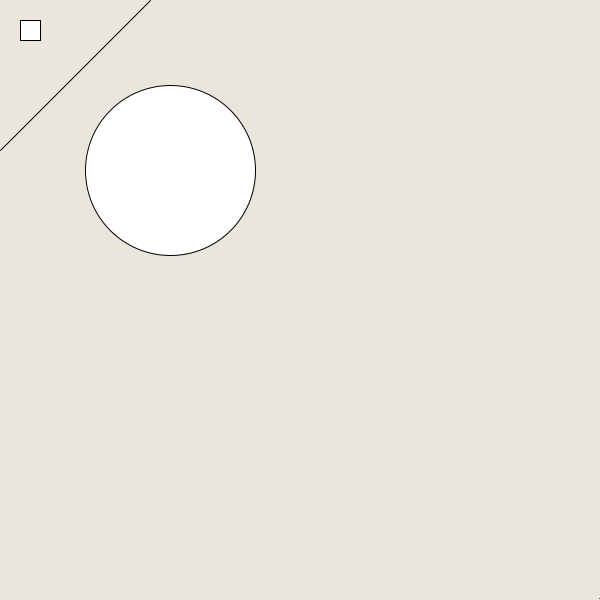
Frame 1 (no input)
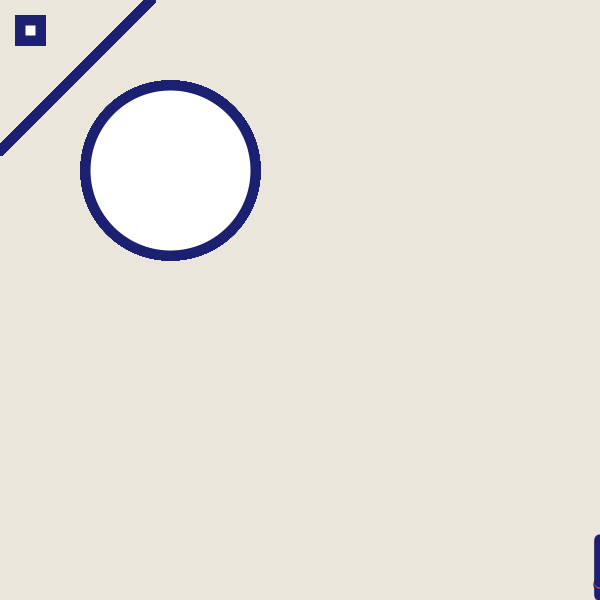
Frame 60 (the mouse pressed at the canvas centre just before this capture)
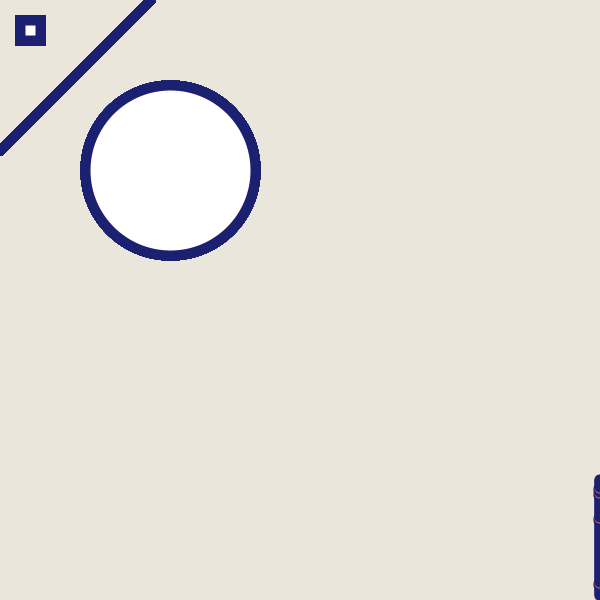
Frame 120 (the mouse held since frame 60 and released just before this capture)

The Processing sketch that drew these frames (run headless with seeded random() and noise(); from frame 60 on, the mouse is pressed at the canvas centre):

// Processing sketch: processing_83149
// ── processing_83149.pde

//les fonctions qui vont nous servire dans ce programme : la direction, la vitesse, les coordonnées des points, et le changement de direction

float direction = 1;
PVector speed = new PVector(0, 9);
float pointX;
float pointY;
float change;

//taille de la fenêtre et couleur de l'arrière plan

void setup() {
  size(600, 600);
  background(#EBE6DC);
}

void draw() {

  //éléments du décor
  line(0, 150, 150, 0);
  rect(20, 20, 20, 20);
  ellipse(170, 170, 170, 170);

  stroke(#1B2070);

  change = round(random(1, 10)); //8 directions possibles
  if (change ==10) {
    direction = round(random(60)); //8 chances sur 60 de changer de direction, permet à la droite de ne pas changer continuellement de direction

    point(pointX, pointY);
    point(pointX+1, pointY+1);
    point(pointX-1, pointY-1);
    point(pointX-1, pointY+1);      //place des points aléatoirement sur le tracé
    point(pointX+1, pointY-1);
    noStroke();
    point(pointX+1, pointY);
    point(pointX-1, pointY);
    point(pointX, pointY+1);
    point(pointX, pointY-1);
    stroke(#E86565);
    strokeWeight(10);
    smooth();


    //direction que va prendre le tracé
  }
  if (direction == 1) {
    speed.set(0, -1, 0);
  } 
  else { 
    PVector speed = new PVector(4, 8); //choix restreint de direction, afin d'éviter que le tracé revienne un minimum sur lui même
  }

  if (direction == 2) {
    speed.set(1, 0, 0);
  } 
  else { 
    PVector speed = new PVector(5, 8);
  }

  if (direction == 3) {
    speed.set(0, 1, 0);
  } 
  else { 
    PVector speed = new PVector(2, 8);
  }

  if (direction == 4) {
    speed.set(-1, 0, 0);
  } 
  else { 
    PVector speed = new PVector(3, 8);
  }

  if (direction == 5) {
    speed.set(-1, -1, 0);
  } 
  else { 
    PVector speed = new PVector(1, 5);
  }
  if (direction == 6) {
    speed.set(1, 1, 0);
  } 
  else { 
    PVector speed = new PVector(1, 5);
  }

  if (direction == 7) {
    speed.set(-1, 1, 0);
  } 
  else { 
    PVector speed = new PVector(1, 7);
  }

  if (direction == 8) {
    speed.set(1, -1, 0);
  } 
  else { 
    PVector speed = new PVector(1, 5);
  }

  //Quand le tracé sort du cadre, il apparaît de l'autre côté de la fenêtre, aux coordonnées opposées
  if (pointX == width) {
    pointX = 1;
  }
  if (pointX == 0) {
    pointX = width-1;
  }
  if (pointY == height) {
    pointY = 1;
  }
  if (pointY == 0) {
    pointY = height-1;
  }

  //le point va s'imprimer selon ses coordonnées
  pointX = pointX+speed.x;
  pointY = pointY+speed.y;
  point(pointX, pointY);
}

boolean bStop;

void keyPressed() {    //permet de stopper et de modifier la trajectoire volontairement
  if (key == CODED)
    if (keyCode == UP) {
      direction = 1;
    }
  if (keyCode == RIGHT) {
    direction = 2;
  }
  if (keyCode == DOWN) {
    direction = 3;
  }
  if (keyCode == LEFT) {
    direction = 4;
  }


  {
    bStop = !bStop; 
    if (bStop)
      noLoop();   // presser n'importe quelle touche met en pause
    else
      loop();    // presser n'importe quelle touche relance le programme
  }
}
